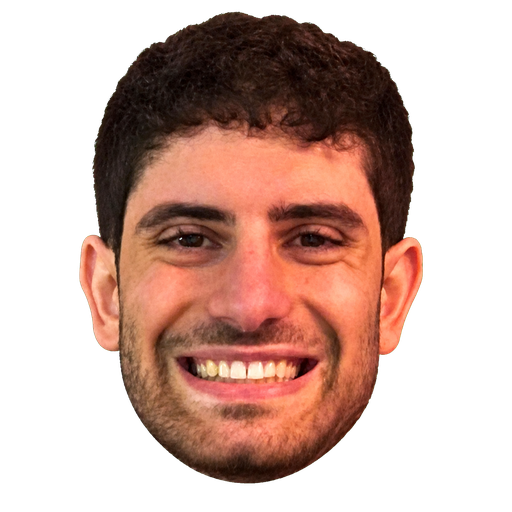
#> input picture docs/assets/ethan-head.png, 512 x 512 px
$ python build-icons.py
#> lines starting #> are read from the running program, lines starting #| are printed output that depends on the picture
#!/usr/bin/env python3
"""Export proportional PNG icons from the transparent head cutout; requires Pillow."""
from pathlib import Path

from PIL import Image

ASSETS = Path(__file__).resolve().parents[1] / 'docs' / 'assets'

with Image.open(ASSETS / 'ethan-head.png') as source:
#> source is the input picture: PIL image 512x512 RGBA; mean R, G, B, A 72.1, 42, 32.3, 121.4
    assert source.mode == 'RGBA' and source.size == (512, 512)
    for size in (16, 32, 48, 180, 192):
        source.resize((size, size), Image.Resampling.LANCZOS).save(
            ASSETS / f'ethan-head-{size}.png', optimize=True)
#> this loop made 5 passes
#> pass 1, `source.resize((size, size), Image.Resampling.LANCZOS).save( ASSETS / f..`:
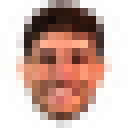
#> saved as ethan-head-16.png: PIL image 16x16 RGBA (shown 8 times larger); mean R, G, B, A 99.1, 58.4, 45.4, 121.5; transparent parts drawn white
#> pass 2, `source.resize((size, size), Image.Resampling.LANCZOS).save( ASSETS / f..`:
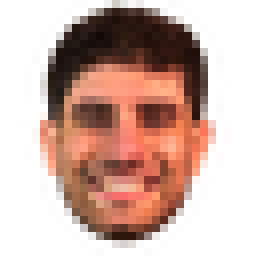
#> saved as ethan-head-32.png: PIL image 32x32 RGBA (shown 8 times larger); mean R, G, B, A 86, 49.6, 37.4, 121.4; transparent parts drawn white
